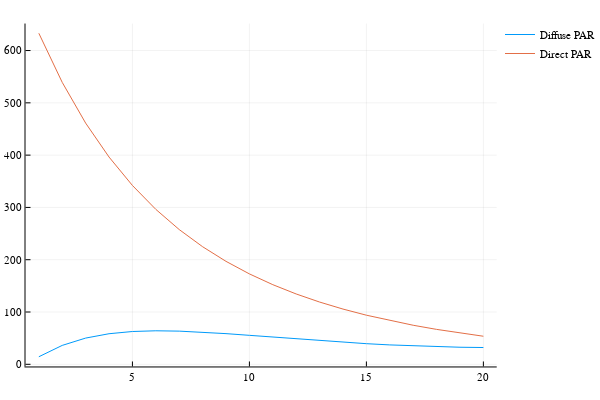

Notebook code cell kept with this figure:
### Code cell
plot((1 .-FluspectMod.canRad.Ps[1:end-1]).*FluspectMod.canRad.Pnh_Cab*1E6, label="Diffuse PAR")
plot!(FluspectMod.canRad.Ps[1:end-1].*mean(FluspectMod.canRad.Pnu_Cab*1e6, dims=1:2)[1,1,:],label="Direct PAR")

#plot!(FluspectMod.canRad.Pso)

### Figure 1 — Plotly figure (JSON) as saved in the notebook; plotly's stock layout.template omitted (floating-point values rounded to 4 significant figures)
{"data": [{"colorbar": {"title": {"text": ""}}, "hoverinfo": "text", "legendgroup": "Diffuse PAR", "line": {"color": "rgba(0, 154, 250, 1.000)", "dash": "solid", "shape": "linear", "width": 1}, "mode": "lines", "name": "Diffuse PAR", "showlegend": true, "text": [null, null, null, null, null, null, null, null, null, null, null, null, null, null, null, null, null, null, null, null], "type": "scatter", "x": [1, 2, 3, 4, 5, 6, 7, 8, 9, 10, 11, 12, 13, 14, 15, 16, 17, 18, 19, 20], "xaxis": "x", "y": [14.44, 36.16, 50.15, 58.48, 62.72, 64.07, 63.42, 61.45, 58.65, 55.39, 51.94, 48.5, 45.2, 42.16, 39.43, 37.08, 35.14, 33.65, 32.62, 32.08], "yaxis": "y", "zmax": null, "zmin": null}, {"colorbar": {"title": {"text": ""}}, "hoverinfo": "text", "legendgroup": "Direct PAR", "line": {"color": "rgba(227, 111, 71, 1.000)", "dash": "solid", "shape": "linear", "width": 1}, "mode": "lines", "name": "Direct PAR", "showlegend": true, "text": [null, null, null, null, null, null, null, null, null, null, null, null, null, null, null, null, null, null, null, null], "type": "scatter", "x": [1, 2, 3, 4, 5, 6, 7, 8, 9, 10, 11, 12, 13, 14, 15, 16, 17, 18, 19, 20], "xaxis": "x", "y": [633.1, 539.2, 461.3, 396.4, 342.0, 296.3, 257.7, 224.8, 196.9, 172.9, 152.3, 134.5, 119.0, 105.6, 93.92, 83.67, 74.68, 66.77, 59.8, 53.65], "yaxis": "y", "zmax": null, "zmin": null}], "layout": {"annotations": [], "height": 400, "legend": {"bgcolor": "rgba(255, 255, 255, 1.000)", "bordercolor": "rgba(0, 0, 0, 1)", "font": {"color": "rgba(0, 0, 0, 1)", "family": "sans-serif", "size": 11}, "tracegroupgap": 0, "x": 1, "y": 1}, "margin": {"b": 20, "l": 0, "r": 0, "t": 20}, "paper_bgcolor": "rgba(255, 255, 255, 1.000)", "plot_bgcolor": "rgba(255, 255, 255, 1.000)", "showlegend": true, "width": 600, "xaxis": {"anchor": "y", "domain": [0.05101, 0.9934], "gridcolor": "rgba(0, 0, 0, 0.1)", "gridwidth": 0.5, "linecolor": "rgba(0, 0, 0, 1)", "mirror": false, "range": [0.43, 20.57], "showgrid": true, "showline": true, "showticklabels": true, "tickangle": 0, "tickcolor": "rgb(0, 0, 0)", "tickfont": {"color": "rgba(0, 0, 0, 1)", "family": "sans-serif", "size": 11}, "tickmode": "array", "ticks": "inside", "ticktext": ["5", "10", "15", "20"], "tickvals": [5, 10, 15, 20], "title": {"font": {"color": "rgba(0, 0, 0, 1)", "family": "sans-serif", "size": 15}, "text": ""}, "type": "linear", "visible": true, "zeroline": false, "zerolinecolor": "rgba(0, 0, 0, 1)"}, "yaxis": {"anchor": "x", "domain": [0.03762, 0.9902], "gridcolor": "rgba(0, 0, 0, 0.1)", "gridwidth": 0.5, "linecolor": "rgba(0, 0, 0, 1)", "mirror": false, "range": [-4.119, 651.6], "showgrid": true, "showline": true, "showticklabels": true, "tickangle": 0, "tickcolor": "rgb(0, 0, 0)", "tickfont": {"color": "rgba(0, 0, 0, 1)", "family": "sans-serif", "size": 11}, "tickmode": "array", "ticks": "inside", "ticktext": ["0", "100", "200", "300", "400", "500", "600"], "tickvals": [0, 100, 200, 300, 400, 500, 600], "title": {"font": {"color": "rgba(0, 0, 0, 1)", "family": "sans-serif", "size": 15}, "text": ""}, "type": "linear", "visible": true, "zeroline": false, "zerolinecolor": "rgba(0, 0, 0, 1)"}}}
